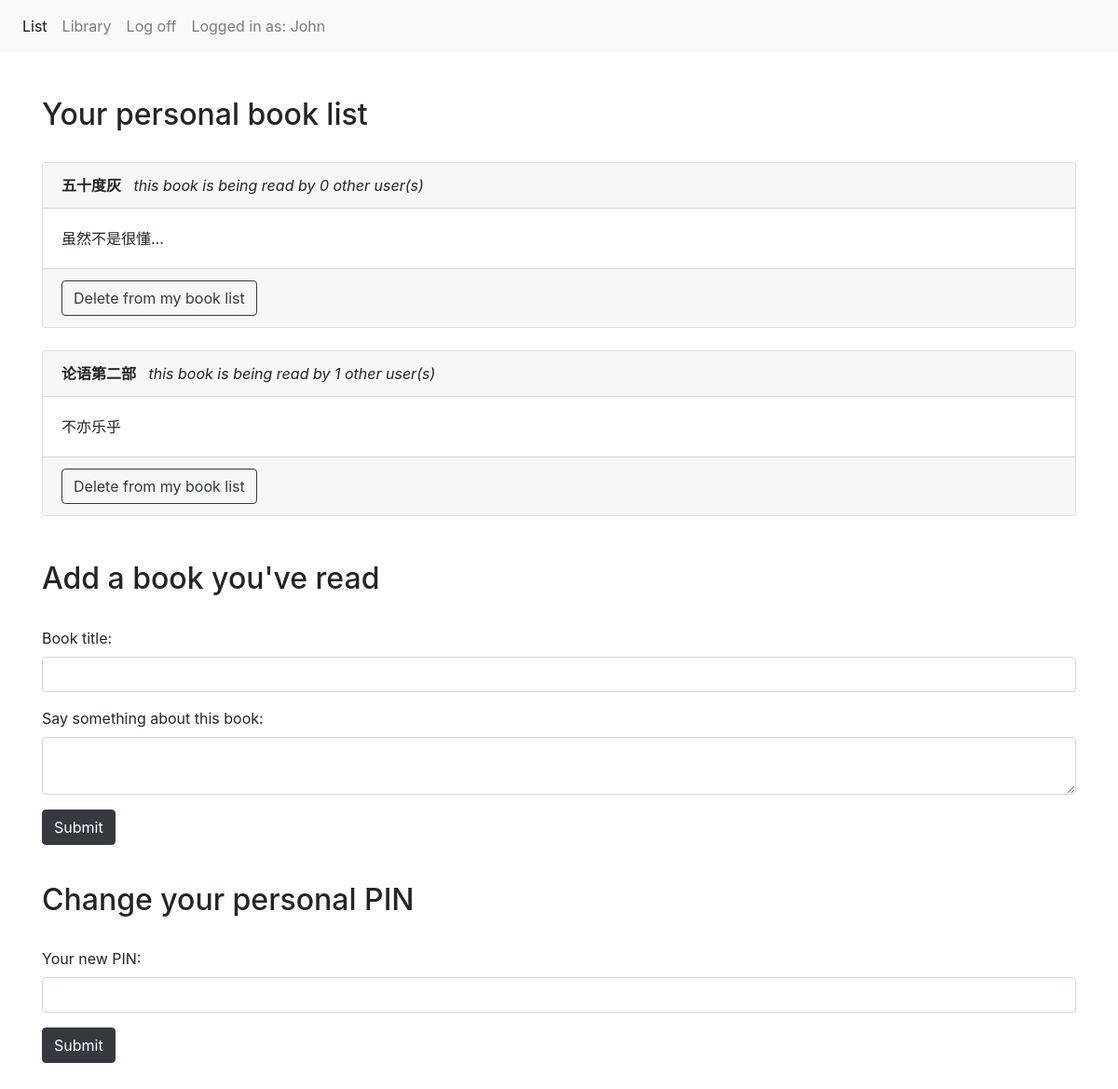
Before: /list (signed in) with the older database file.
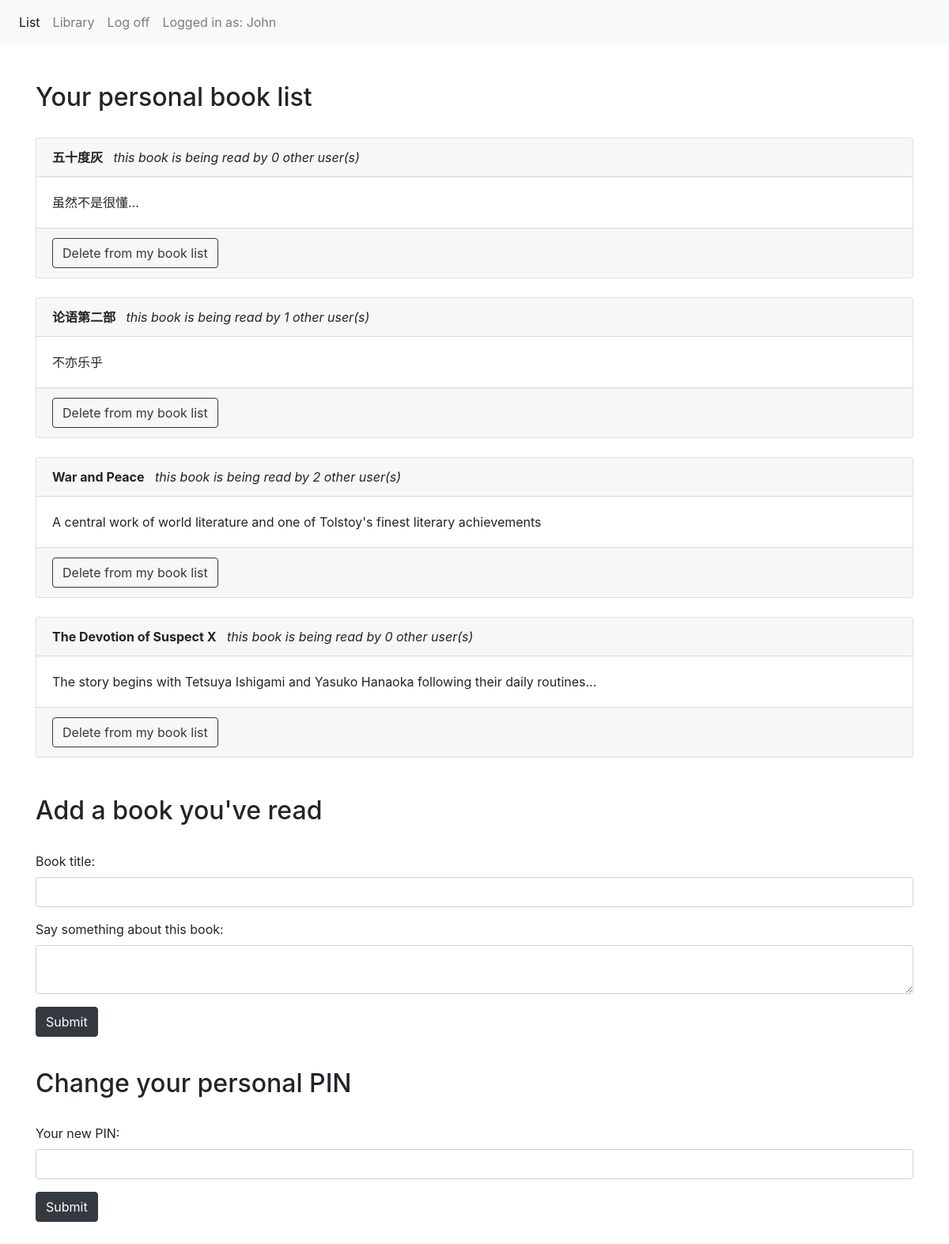
After: the same page with the newer database file.
### app/models.py (models this page shows, shortened)
class Book (db.Model):
    id = db.Column(db.Integer,primary_key=True)
    title = db.Column(db.String(250), index=True,unique=True)
    description = db.Column(db.String(5000), index=True)
    reader = db.relationship('Reader',secondary=readship)

### app/views.py (the view, shortened to what this page needs)
@app.route('/list',methods=['GET','POST'])
def list():
    book_form = BookForm()
    password_form = ReaderForm()
    rdr = Reader.query.filter_by(name=session['active_user']).first()
    books = rdr.book
    app.logger.info('entered personal list')
    return render_template('list.html',title="Personal book list",books=books,book_form=book_form,password_form=password_form)

### app/forms.py
class BookForm(Form):
    title = StringField('name', validators=[DataRequired()])
    description = TextAreaField('password', validators=[DataRequired()])

class ReaderForm(Form):
    name = StringField('name', validators=[DataRequired()])
    password = PasswordField('password', validators=[DataRequired()])

### app/templates/list.html (shortened to what this page needs)
{% extends "base.html" %}
{% block content %}
<nav class="navbar navbar-expand-sm bg-light navbar-light">
  <ul class="navbar-nav">
    <li class="nav-item">
      <a class="nav-link active" href="/list">List</a>
    </li>
    <li class="nav-item">
      <a class="nav-link" href="/library">Library</a>
    </li>
    <li class="nav-item">
      <a class="nav-link" href="/logout">Log off</a>
    </li>
    <li class="nav-item">
      <a class="nav-link">Logged in as: {{session['active_user']}}</a>
    </li>
  </ul>
</nav>
<br><br>
<div class="container">
  {% if books %}
  <h2>Your personal book list</h2><br>
  {% else %}
  <h2>Oops.. why not add some books from the library?</h2><br>
  {% endif %}
{% for book in books %}
  <div class="card">
    <div class="card-header"><b>{{book.title}}</b>    <i>   &nbsp  this book is being read by {{book.reader|length - 1}} other user(s)</i></div>
    <div class="card-body">{{book.description}}</div>
    <div class="card-footer">
      <a href="/unfinish/{{book.id}}" class="btn btn-outline-dark" role="button">Delete from my book list</a>
    </div>
  </div><br>
{% endfor %}
<br><h2>Add a book you've read</h2><br>
<form action="" method="post" name="create">
  <div class="form-group">
    <label for="title">Book title:</label><br>
    {{ book_form.title(class="form-control")}}
  </div>
  <div class="form-group">
    <label for="pwd">Say something about this book:</label><br>
    {{ book_form.description(class="form-control")}}
  </div>
  <p><input type="submit" class="btn btn-dark" value="Submit"></p>
</form>
</div>
<div class="container">
<br><h2>Change your personal PIN</h2><br>
<form action="" method="post" name="create">
  <div class="form-group">
    <label for="pwd">Your new PIN:</label><br>
    {{ password_form.password(class="form-control")}}
  </div>
  <p><input type="submit" class="btn btn-dark" value="Submit"></p>
</form>
<br><br><br><br>
</div>
{% endblock %}

### app/templates/base.html (shortened to what this page needs)
<html>
<head>
  <link rel="stylesheet" href="https://stackpath.bootstrapcdn.com/bootstrap/4.1.3/css/bootstrap.min.css">
</head>
<div>
  {% block content %}{% endblock %}
</div>
</body>
</html>

Changed rows visible on the page:
now on this page (row unchanged): Book: title "War and Peace", reader|length "2", description "A central work of world literature and one of Tolstoy's finest literary achievements"
added Book: title "The Devotion of Suspect X", reader|length "0", description "The story begins with Tetsuya Ishigami and Yasuko Hanaoka following their daily routines..."
